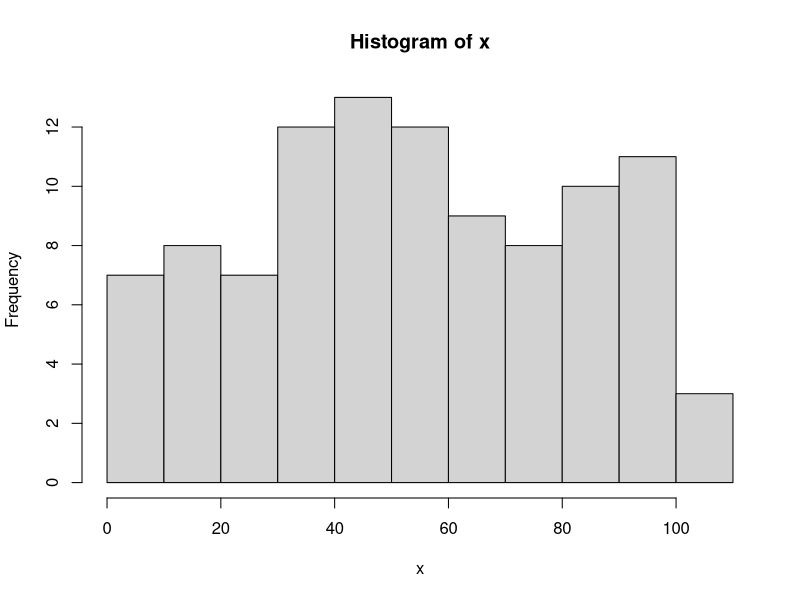
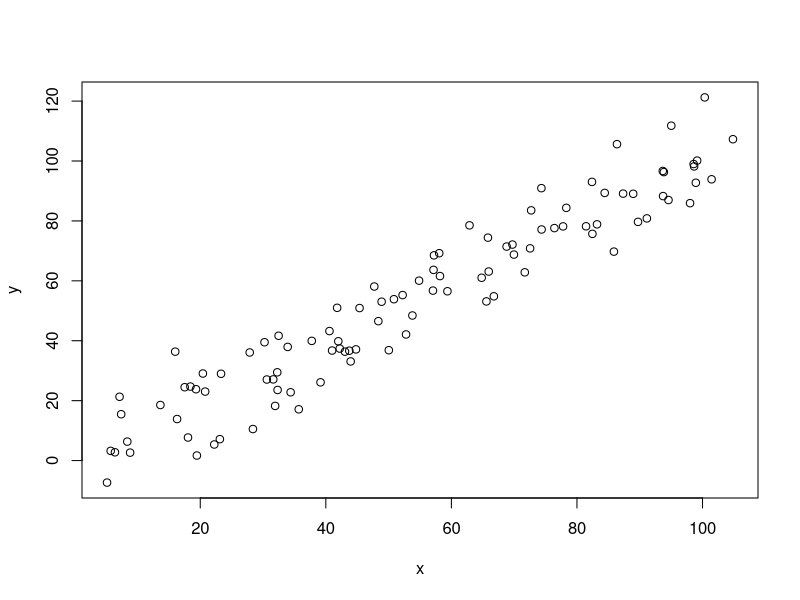

The R source for these figures, in order:
## Ryan Elmore
## Testing RStudio/Git Integration
## 17 July 2013

e <- rnorm(100, s = 10)
x <- 5 + 10*runif(100, 0, 10)
hist(x)
y <- x + e
plot(x, y)
## another
## huh?
## test
